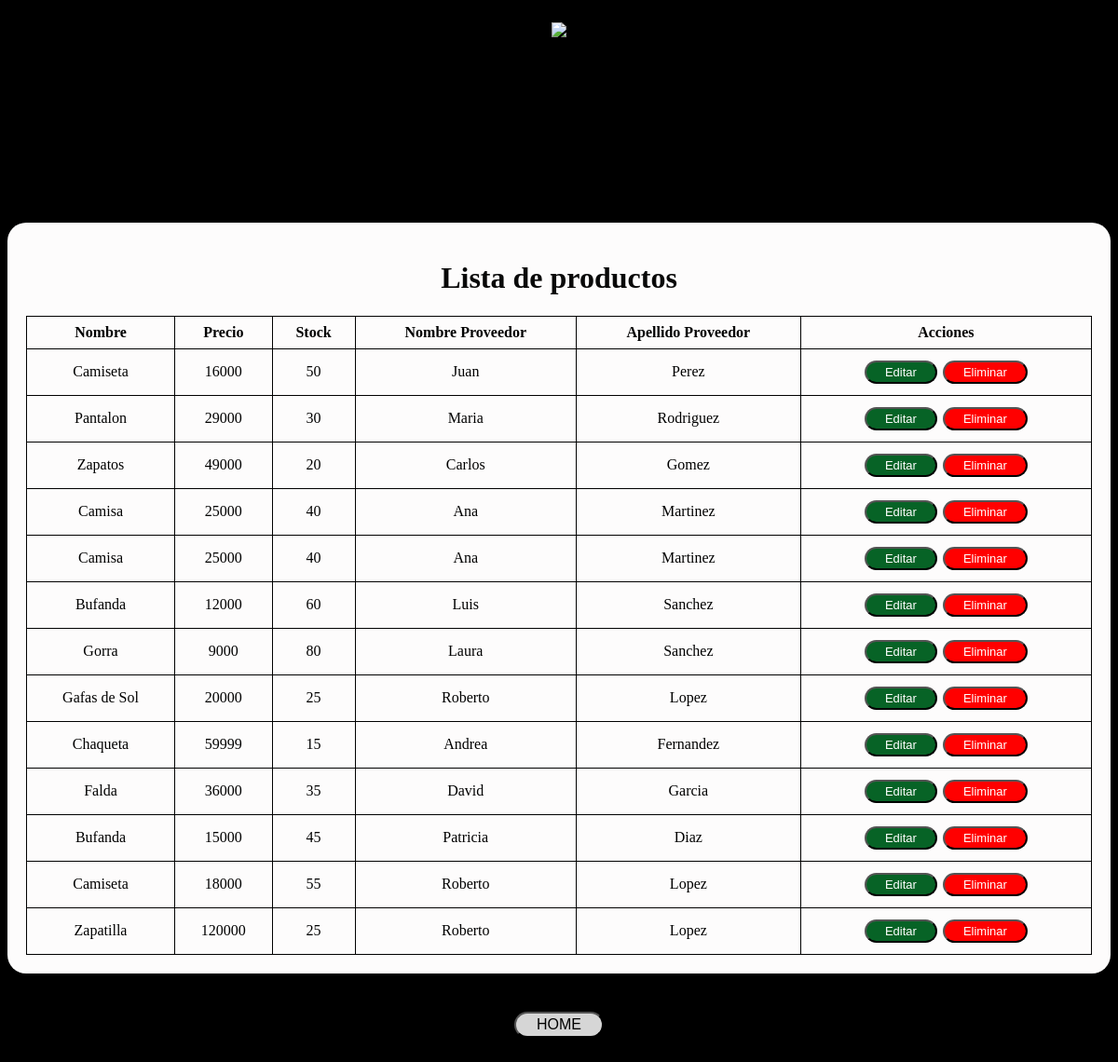
Page /producto_list/ on the committed database.
### compra/models.py (models this page shows, shortened)
class Producto(models.Model):
    nombre = models.CharField(max_length=50)
    precio = models.IntegerField()
    stock = models.IntegerField()
    proveedor = models.ForeignKey(Proveedor, on_delete=models.CASCADE)

class Proveedor(models.Model):
    nombre = models.CharField(max_length=50)
    apellido = models.CharField(max_length=50)
    dni = models.IntegerField()

### compra/views.py (the view)
# urls.py: path('producto_list/', views.producto_list, name='producto_list'),
def producto_list(request):
    productos = Producto.objects.all()
    return render(request, 'productos_list.html', {'productos': productos})

### compra/templates/productos_list.html (shortened to what this page needs)
{% load static %}
<!DOCTYPE html>
<html lang="en">
<head>
    <link type="text/css" rel="stylesheet" href="{% static 'css/productos.css' %}">
</head>
<body>
    <div class="img-proveedores">
        <img  src="https://firebasestorage.googleapis.com/v0/b/imagenes-memo.appspot.com/o/lista%20producto.png?alt=media&token=55682076-319f-4830-acb0-f7d5f77efd19">
    </div>
    <div class="table-producto">
        <table>
            <thead>
                <tr>
                    <th>Nombre</th>
                    <th>Precio</th>
                    <th>Stock</th>
                    <th>Nombre Proveedor</th>
                    <th>Apellido Proveedor</th>
                    <th>Acciones</th>
                </tr>
            </thead>
            <tbody>
                <h1 class="title-producto">Lista de productos</h1>
                {% for producto in productos %}
                <tr>
                    <td>{{ producto.nombre }}</td>
                    <td>{{ producto.precio }}</td>
                    <td>{{ producto.stock }}</td>
                    <td>{{ producto.proveedor.nombre }}</td>
                    <td>{{ producto.proveedor.apellido }}</td>
                    <td>
                        <form action="{% url 'producto_eliminar' producto.pk %}" method="post" style="display: inline;">
                            <input class="boton_editar" type="submit" name="editar" value="Editar">
                            <input class="boton_eliminar" type="submit" name="eliminar" value="Eliminar">
                        </form>
                    </td>
                </tr>
                {% endfor %}
            </tbody>
        </table>
    </div>
    <div class="boton-producto">
        <button><a href="{% url 'index' %}">HOME</a></button>
    </div>
</body>
</html>

### StockControl/static/css/productos.css (style rules this page uses)
body { background-color: black; }
.title-producto { text-align: center; color: rgb(9, 9, 9); }
.table-producto { margin: 0 auto; margin-top: 25px; border-radius: 20px; padding: 20px; background-color: rgb(253, 252, 252); color: black; }
table { width: 100%; border-collapse: collapse; }
table th, table td { border: 1px solid black; padding: 8px; text-align: center; }
button a { text-decoration: none; color: inherit; }
.boton-producto { margin-top: 2%; display: flex; justify-content: center; }
button { border-radius: 20px; background-color: #d6d6d6; color: black; padding: 3px 22px; text-align: center; text-decoration: none; display: inline-block; font-size: 16px; margin: 18px 2px; cursor: pointer; text-decoration: none; }
.boton_eliminar { background-color: red; color: white; border-radius: 20px; padding: 3px 20px; text-align: center; text-decoration: none; display: inline-block; font-size: 13px; margin: 4px 1px; cursor: pointer; text-decoration: none }
.boton_editar { background-color: rgb(7, 99, 38); color: white; border-radius: 20px; padding: 3px 20px; text-align: center; text-decoration: none; display: inline-block; font-size: 13px; margin: 4px 1px; cursor: pointer; text-decoration: none }
.img-proveedores { margin-top: 2%; display: flex; justify-content: center; height: 190px; }

### rows in the picture
Producto: nombre "Camiseta", precio "16000", stock "50", proveedor.nombre "Juan", proveedor.apellido "Perez"
Producto: nombre "Pantalon", precio "29000", stock "30", proveedor.nombre "Maria", proveedor.apellido "Rodriguez"
Producto: nombre "Zapatos", precio "49000", stock "20", proveedor.nombre "Carlos", proveedor.apellido "Gomez"
Producto: nombre "Camisa", precio "25000", stock "40", proveedor.nombre "Ana", proveedor.apellido "Martinez"
Producto: nombre "Camisa", precio "25000", stock "40", proveedor.nombre "Ana", proveedor.apellido "Martinez"
Producto: nombre "Bufanda", precio "12000", stock "60", proveedor.nombre "Luis", proveedor.apellido "Sanchez"
Producto: nombre "Gorra", precio "9000", stock "80", proveedor.nombre "Laura", proveedor.apellido "Sanchez"
Producto: nombre "Gafas de Sol", precio "20000", stock "25", proveedor.nombre "Roberto", proveedor.apellido "Lopez"
Producto: nombre "Chaqueta", precio "59999", stock "15", proveedor.nombre "Andrea", proveedor.apellido "Fernandez"
Producto: nombre "Falda", precio "36000", stock "35", proveedor.nombre "David", proveedor.apellido "Garcia"
Producto: nombre "Bufanda", precio "15000", stock "45", proveedor.nombre "Patricia", proveedor.apellido "Diaz"
Producto: nombre "Camiseta", precio "18000", stock "55", proveedor.nombre "Roberto", proveedor.apellido "Lopez"
Producto: nombre "Zapatilla", precio "120000", stock "25", proveedor.nombre "Roberto", proveedor.apellido "Lopez"
